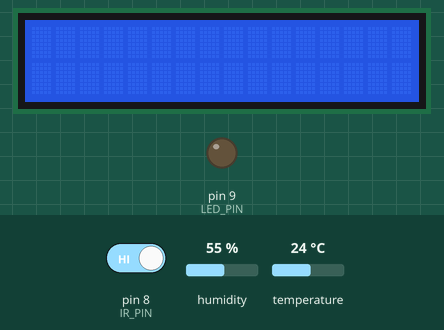
Simulated run of this sketch. Board: Arduino Uno, built with avr-gcc and run on an emulated ATmega328P. Parts: 16×2 character LCD, output pins drawn as LEDs (lit = HIGH). The inputs (shaded band) are chosen by the test bench; at power-on: pin 8 (IR_PIN) HIGH, humidity 55 %, temperature 24 °C. What the sketch prints to the serial monitor is not drawn.

Above: at 1.2 s.
1.3 s: pin 8 (IR_PIN) driven LOW
At 2.0 s:
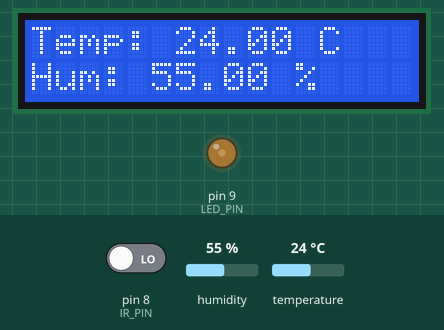
3.0 s: humidity set to 22 %
At 4.1 s:
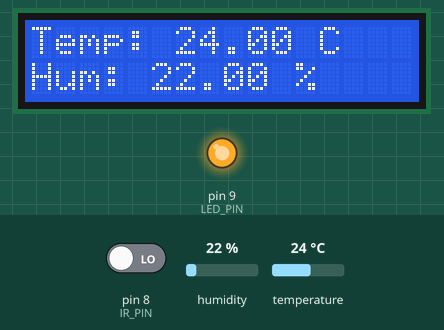
5.0 s: humidity set to 38 %
At 6.2 s:
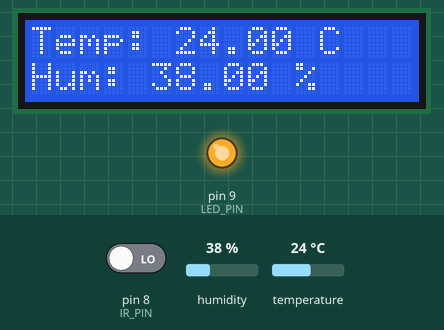
7.1 s: humidity set to 40 %
At 8.2 s:
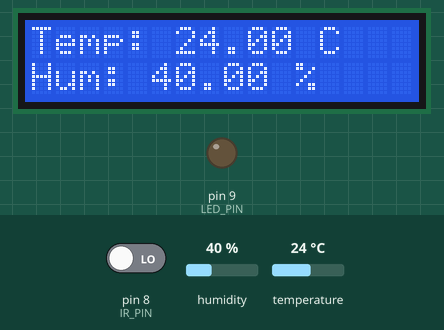
9.2 s: humidity set to 68 %
At 10.3 s:
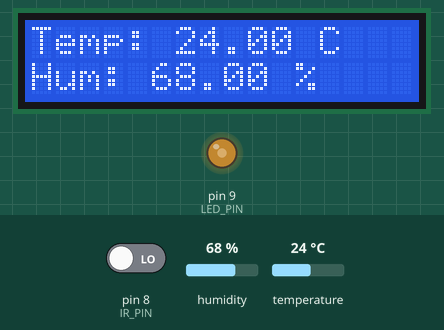
11.3 s: temperature set to 12 °C
At 12.4 s:
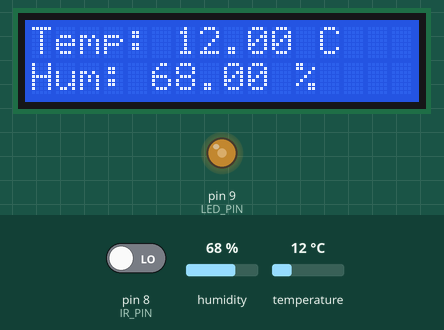
Timing chart, 0 to 14.3 s (numbered marks = the images above; inputs shaded):
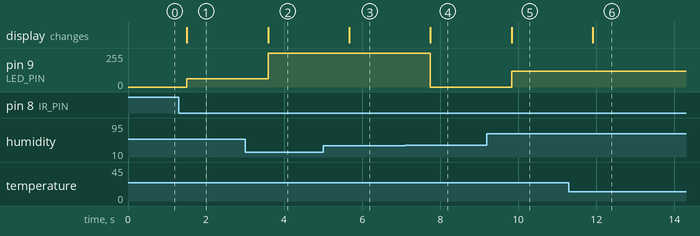

The sketch:

Light-Fan-Control.ino
```cpp
// To control display lcd and temperature and humidity sensors and led by using IR sensor.

#include <DHT.h>
#include <LiquidCrystal.h>
#define DHTPIN 7
#define DHTTYPE DHT11
#define LED_PIN 9
#define IR_PIN 8

DHT dht(DHTPIN, DHTTYPE);
LiquidCrystal mylcd(12, 11, 5, 4, 3, 2);

void setup() {
  mylcd.begin(16, 2);
  Serial.begin(9600);
  dht.begin();
  pinMode(LED_PIN, OUTPUT);
  pinMode(IR_PIN, INPUT);

  // Initially, we will have everything off
  digitalWrite(LED_PIN, LOW);
  mylcd.clear();
  Serial.println("System Ready.");
 }

void loop() {
  int irState = digitalRead(IR_PIN);
  if (irState == LOW) {
    float temperature = dht.readTemperature(); // Temperature in Celsius
    float humidity = dht.readHumidity();       // Humidity in percentage

    // Check if reading from DHT sensor failed
    if (isnan(temperature) || isnan(humidity)) {
      Serial.println("Failed to read from DHT sensor!");
      mylcd.clear();
      mylcd.print("DHT Sensor Error");
      return;
    }

    // Print the temperature and humidity to the Serial Monitor
    Serial.print("Temperature: ");
    Serial.print(temperature);
    Serial.println(" °C");
    Serial.print("Humidity: ");
    Serial.print(humidity);
    Serial.println(" %");

    // Display the readings on the LCD
    mylcd.setCursor(0, 0);
    mylcd.print("Temp: ");
    mylcd.print(temperature);
    mylcd.print(" C");
    mylcd.setCursor(0, 1);
    mylcd.print("Hum: ");
    mylcd.print(humidity);
    mylcd.print(" %");

    // Map humidity value to PWM range (0 to 255)
    int ledBrightness = map(humidity, 40, 100, 0, 255);  // Map humidity to LED brightness
    Serial.print("LED Brightness (PWM): ");
    Serial.println(ledBrightness);
    analogWrite(LED_PIN, ledBrightness);  // Control the LED brightness based on humidity
  }
   else {
    // If no object is detected by IR sensor, turn everything off
    digitalWrite(LED_PIN, LOW);
    mylcd.clear();
  }

  delay(200);
}
```

Measured:
- the behaviour switches between 39 and 40 % on humidity (found by bisection; images 3 and 4)
- after the input at 1.3 s, pin 9 (LED_PIN): 0/255 → 63/255 after 0.21 s; the display: changes after 0.21 s (image 1)
- after the input at 3.0 s, pin 9 (LED_PIN): 63/255 → 255/255 after 0.59 s; the display: changes after 0.59 s (image 2)
- after the input at 5.0 s, the display: changes after 0.67 s (image 3)
- after the input at 7.1 s, pin 9 (LED_PIN): 255/255 → 0/255 after 0.65 s; the display: changes after 0.65 s (image 4)
- after the input at 9.2 s, pin 9 (LED_PIN): 0/255 → 119/255 after 0.63 s; the display: changes after 0.63 s (image 5)
- after the input at 11.3 s, the display: changes after 0.61 s (image 6)
